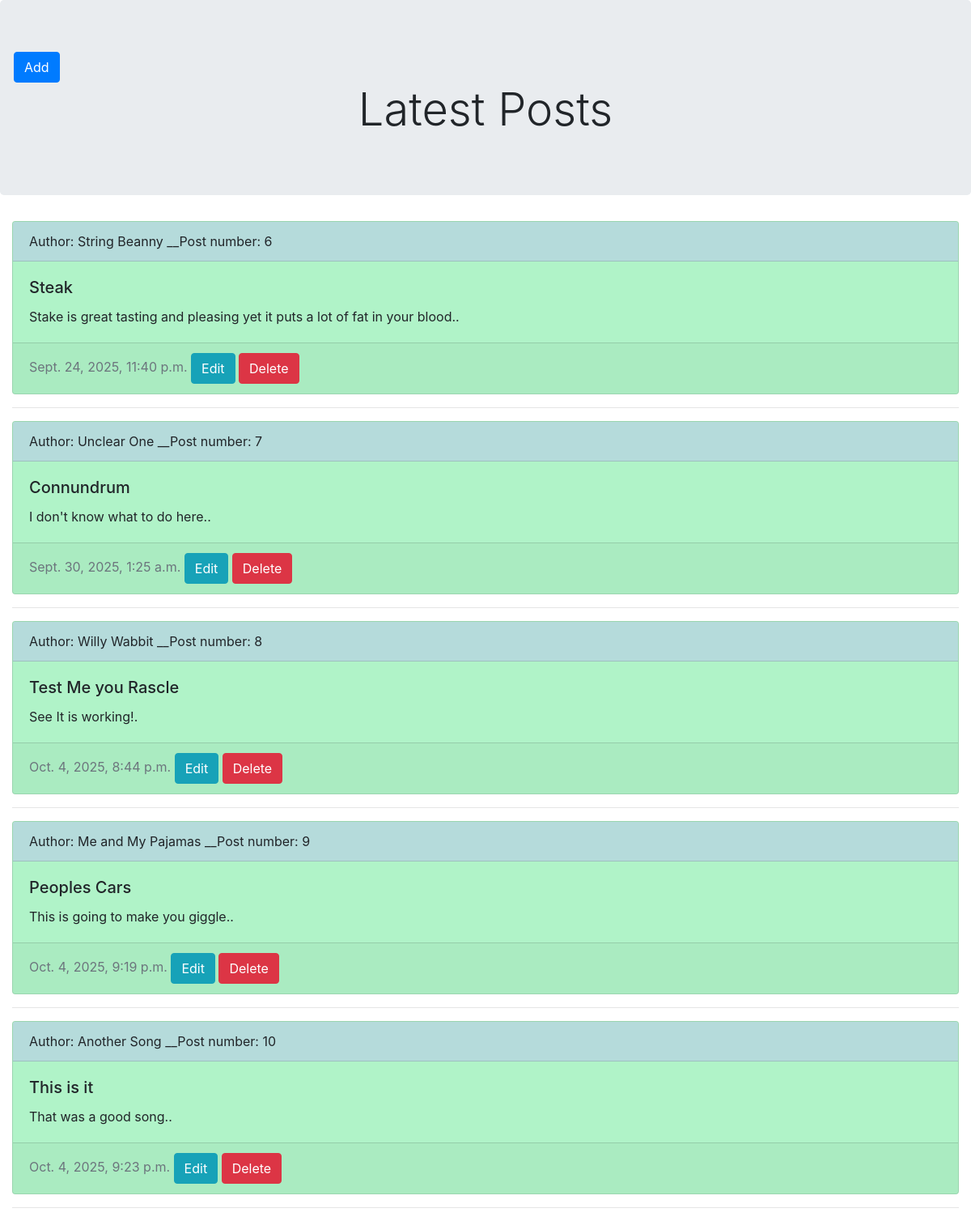
The app's page /, older data.
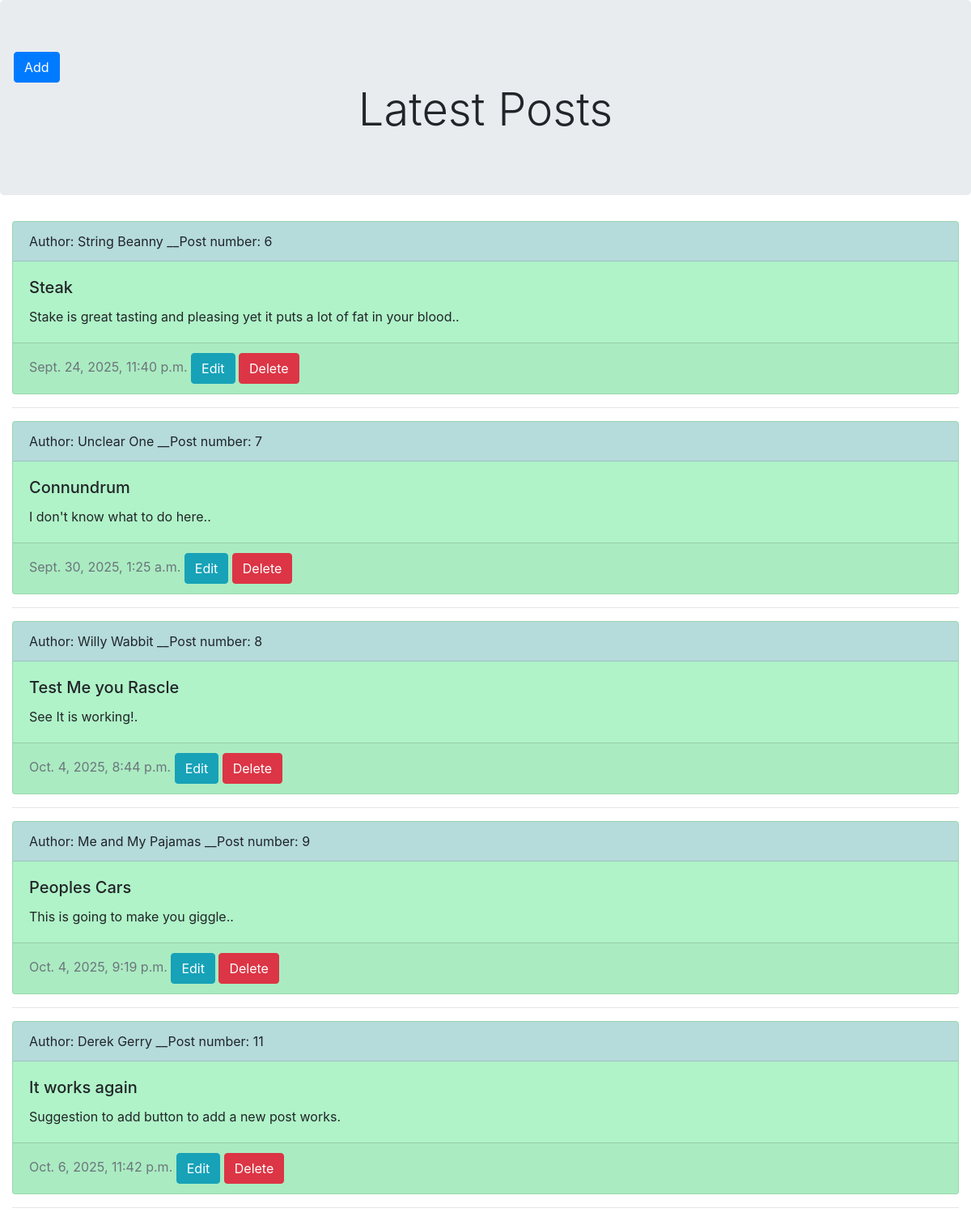
The same page, newer data.
### blog/models.py (models this page shows, shortened)
class Post(models.Model):
    title = models.CharField(max_length=100)
    author = models.CharField(max_length = 50)
    body = models.TextField()
    created_at = models.DateTimeField(default=timezone.now)
    updated_at = models.DateTimeField(auto_now=True)
    replies_from_others = models.TextField(default = "none")
    id = models.AutoField(primary_key=True)

### blog/views.py (the view)
# urls.py: path('',blog_views.show_post,name="show_post"),
def show_post(request):
    post = Post.objects.all()
    return render(request, "post_list.html", {"post": post})

### templates/post_list.html (shortened to what this page needs)
{% extends "master.html" %}
{% block stuff %}
</body>
</html>
    <div class="jumbotron text-center">
        <div class = row>
            <a href = "{% url 'addposts' %}" class = "btn btn-primary">Add</a>
            </div>
        <h1 class="display-4">Latest Posts</h1>
    </div>
    <div class="container-fluid">
    {% if post %}
        {%for i in post%}
        <div class="card" style="background-color: rgb(176, 243, 200);">
            <div class="card-header" style="background: #b5dbdb;">
                Author: {{ i.author}} __Post number: {{ i.id}}
            </div>
            <div class="card-body">
                <h5 class="card-title">{{i.title}}</h5>
                <p class="card-text">{{ i.body}}.</p>
            </div>
            <div class="card-footer text-muted">
                {{ i.created_at}}
                <a href = "{% url 'update_post' i.id %}" class = "btn btn-info">Edit</a>
                <a href = "{% url 'delete_post' i.id %}" class = "btn btn-danger">Delete</a>
            </div>
        </div>
        <hr>
        {% endfor %}
    {% else %}
        <p>No Posts available</p>
    {% endif %}
    </div>
{% endblock %}

Row changes from the older to the newer data that the page shows:
removed Post: author "Another Song", id "10", title "This is it", body "That was a good song.", created_at "Oct. 4, 2025, 9:23 p.m."
added Post: author "Derek Gerry", id "11", title "It works again", body "Suggestion to add button to add a new post works", created_at "Oct. 6, 2025, 11:42 p.m."
